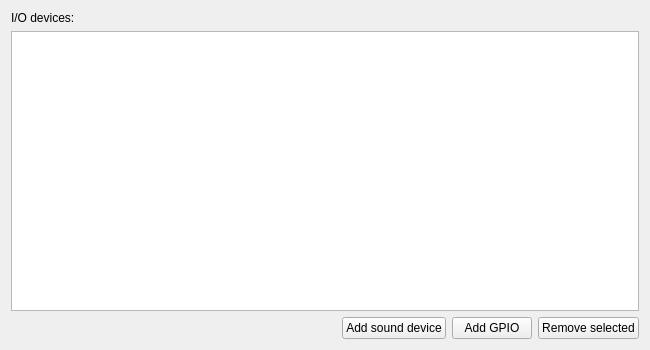
<?xml version="1.0" encoding="UTF-8"?>
<ui version="4.0">
 <class>IOSettings</class>
 <widget class="QDialog" name="IOSettings">
  <property name="geometry">
   <rect>
    <x>0</x>
    <y>0</y>
    <width>650</width>
    <height>350</height>
   </rect>
  </property>
  <property name="minimumSize">
   <size>
    <width>468</width>
    <height>268</height>
   </size>
  </property>
  <property name="windowTitle">
   <string>I/O config</string>
  </property>
  <layout class="QGridLayout" name="gridLayout">
   <item row="1" column="2">
    <widget class="QTableView" name="tableView"/>
   </item>
   <item row="2" column="2">
    <layout class="QHBoxLayout" name="horizontalLayout">
     <item>
      <spacer name="horizontalSpacer">
       <property name="orientation">
        <enum>Qt::Horizontal</enum>
       </property>
       <property name="sizeHint" stdset="0">
        <size>
         <width>40</width>
         <height>20</height>
        </size>
       </property>
      </spacer>
     </item>
     <item>
      <widget class="QPushButton" name="pushButton_add_snd_dev">
       <property name="minimumSize">
        <size>
         <width>40</width>
         <height>0</height>
        </size>
       </property>
       <property name="focusPolicy">
        <enum>Qt::NoFocus</enum>
       </property>
       <property name="text">
        <string>Add sound device</string>
       </property>
       <property name="autoDefault">
        <bool>false</bool>
       </property>
      </widget>
     </item>
     <item>
      <widget class="QPushButton" name="pushButton_add_GPIO">
       <property name="text">
        <string>Add GPIO</string>
       </property>
       <property name="autoDefault">
        <bool>false</bool>
       </property>
      </widget>
     </item>
     <item>
      <widget class="QPushButton" name="pushButton_remove_dev">
       <property name="minimumSize">
        <size>
         <width>40</width>
         <height>0</height>
        </size>
       </property>
       <property name="focusPolicy">
        <enum>Qt::NoFocus</enum>
       </property>
       <property name="text">
        <string>Remove selected</string>
       </property>
       <property name="autoDefault">
        <bool>false</bool>
       </property>
      </widget>
     </item>
    </layout>
   </item>
   <item row="0" column="2">
    <widget class="QLabel" name="label">
     <property name="text">
      <string>I/O devices:</string>
     </property>
    </widget>
   </item>
  </layout>
 </widget>
 <resources/>
 <connections/>
</ui>
